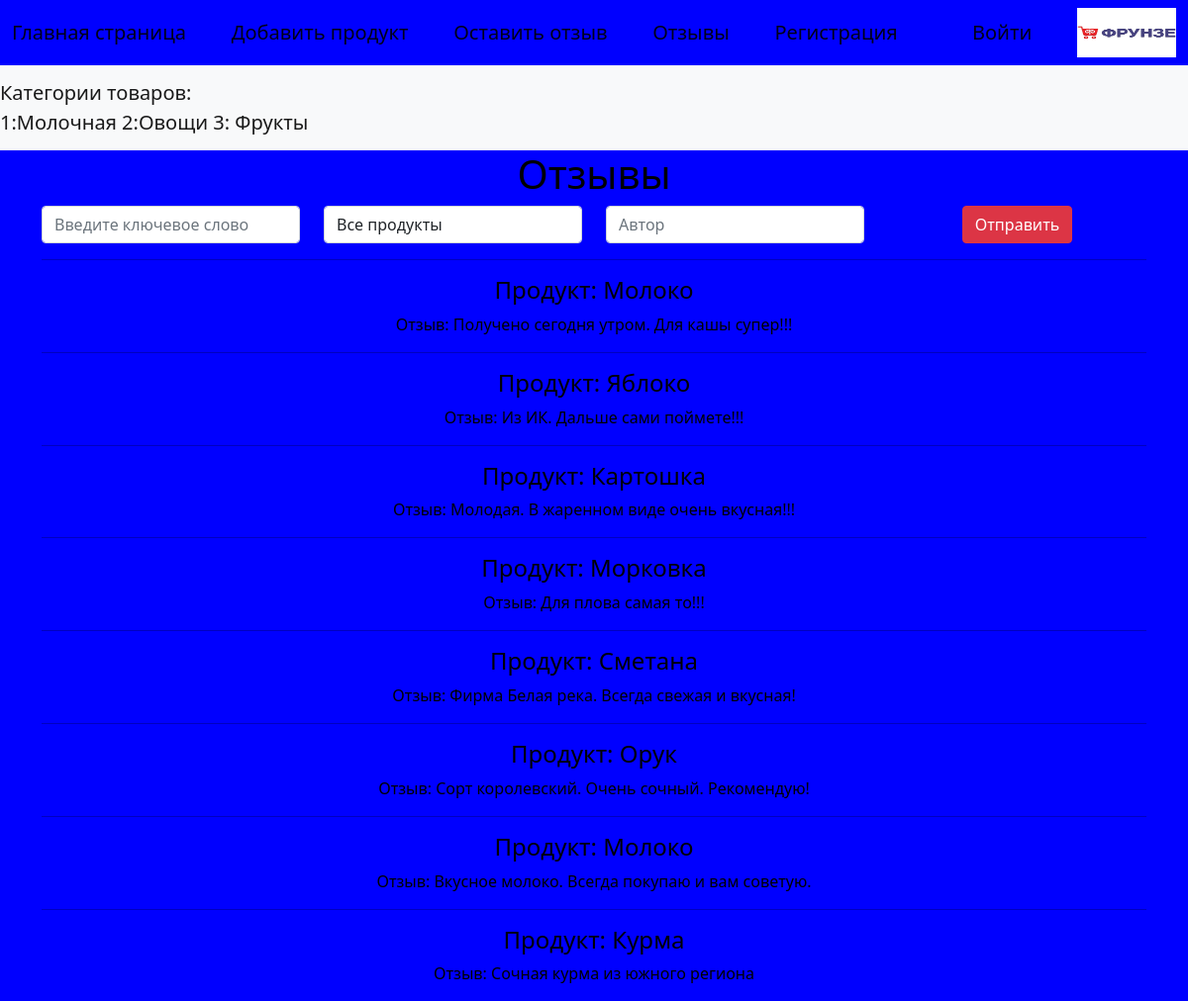
/review/, run on the app's committed database.
### DZ/models.py (models this page shows, shortened)
class Review(models.Model):
    class Meta:
        verbose_name = 'Отзыв'
        verbose_name_plural = 'Отзывы'
    text = models.CharField('Текст', max_length=255)
    author = models.CharField('Автор', max_length=255, null=True)
    product = models.ForeignKey(Product, verbose_name='Продукт', on_delete=models.CASCADE, null=True)

class Product(models.Model):
    class Meta:
        verbose_name = 'Продукт'
        verbose_name_plural = 'Продукты'
    title = models.CharField('Название', max_length=255, null=False)
    description = models.CharField('Описание', max_length=255, null=False)
    price = models.IntegerField('Цена', default=0)
    category = models.ForeignKey(Category, verbose_name='Категория', on_delete=models.CASCADE, null=True)

### DZ/views.py (the view)
# urls.py: path('review/', views.review_list),
def review_list(request):
    text = request.GET.get('search_text', '')
    reviews = Review.objects.filter(text__contains=text)
    product = request.GET.get('products', '')
    if product != '':
        reviews = reviews.filter(product_id=int(product))
    return render(request, 'review.html', context={
        'reviews': reviews,
        'products': Product.objects.all()
    })

### templates/review.html (shortened to what this page needs)
{% extends 'layout.html' %}
{% block content %}
<h1> Отзывы </h1>
<form action="/review/" class="row" method="get">
<div class="col-3">
    <input class= "form-control" name="search_text" placeholder="Введите ключевое слово">
</div>
    <br>
<div class="col-3">
    <select class="form-control" name="products">
        <option class="form-control" value="">Все продукты</option>
    </select>
</div>
    <br>
<div class="col-3">
    <input class= "form-control" name="search_text" placeholder="Автор">
</div>
    <br>
<div class="col-3">
    <input class="btn btn-danger" type="submit" value="Отправить">
</div>
</form>
{% for review in reviews %}
    <hr>
    <h4>Продукт:   {{ review.product.title }}</h4>
    <p>Отзыв:  {{ review.text }}</p>
{% endfor %}
{% endblock %}

### static/css/style.css (style rules this page uses)
body { background: blue; color: black; }

### data on the page
Review: product "Молоко", text "Получено сегодня утром. Для кашы супер!!!"
Review: product "Яблоко", text "Из ИК. Дальше сами поймете!!!"
Review: product "Картошка", text "Молодая. В жаренном виде очень вкусная!!!"
Review: product "Морковка", text "Для плова самая то!!!"
Review: product "Сметана", text "Фирма Белая река. Всегда свежая и вкусная!"
Review: product "Орук", text "Сорт королевский. Очень сочный. Рекомендую!"
Review: product "Молоко", text "Вкусное молоко. Всегда покупаю и вам советую."
Review: product "Курма", text "Сочная курма из южного региона"
